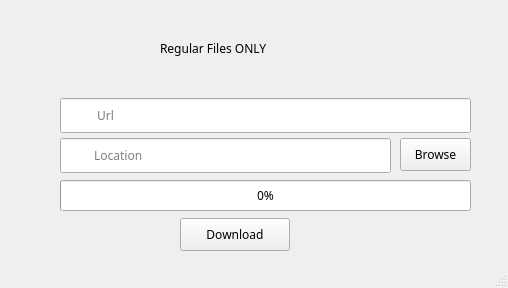
<?xml version="1.0" encoding="UTF-8"?>
<ui version="4.0">
 <class>MainWindow</class>
 <widget class="QMainWindow" name="MainWindow">
  <property name="geometry">
   <rect>
    <x>0</x>
    <y>0</y>
    <width>508</width>
    <height>288</height>
   </rect>
  </property>
  <property name="font">
   <font>
    <family>FontAwesome</family>
   </font>
  </property>
  <property name="windowTitle">
   <string>MainWindow</string>
  </property>
  <widget class="QWidget" name="centralwidget">
   <widget class="QLineEdit" name="url_line">
    <property name="geometry">
     <rect>
      <x>60</x>
      <y>98</y>
      <width>411</width>
      <height>35</height>
     </rect>
    </property>
    <property name="placeholderText">
     <string>           Url</string>
    </property>
   </widget>
   <widget class="QLineEdit" name="location_line">
    <property name="geometry">
     <rect>
      <x>60</x>
      <y>138</y>
      <width>331</width>
      <height>35</height>
     </rect>
    </property>
    <property name="placeholderText">
     <string>          Location</string>
    </property>
   </widget>
   <widget class="QPushButton" name="download_button">
    <property name="geometry">
     <rect>
      <x>180</x>
      <y>218</y>
      <width>110</width>
      <height>33</height>
     </rect>
    </property>
    <property name="text">
     <string>Download</string>
    </property>
   </widget>
   <widget class="QPushButton" name="browse_button">
    <property name="geometry">
     <rect>
      <x>400</x>
      <y>138</y>
      <width>71</width>
      <height>33</height>
     </rect>
    </property>
    <property name="text">
     <string>Browse</string>
    </property>
   </widget>
   <widget class="QLabel" name="title_label">
    <property name="geometry">
     <rect>
      <x>160</x>
      <y>28</y>
      <width>161</width>
      <height>41</height>
     </rect>
    </property>
    <property name="text">
     <string>Regular Files ONLY</string>
    </property>
   </widget>
   <widget class="QProgressBar" name="progress_bar">
    <property name="geometry">
     <rect>
      <x>60</x>
      <y>180</y>
      <width>411</width>
      <height>31</height>
     </rect>
    </property>
    <property name="value">
     <number>0</number>
    </property>
   </widget>
  </widget>
  <widget class="QStatusBar" name="statusbar"/>
 </widget>
 <resources/>
 <connections/>
</ui>
